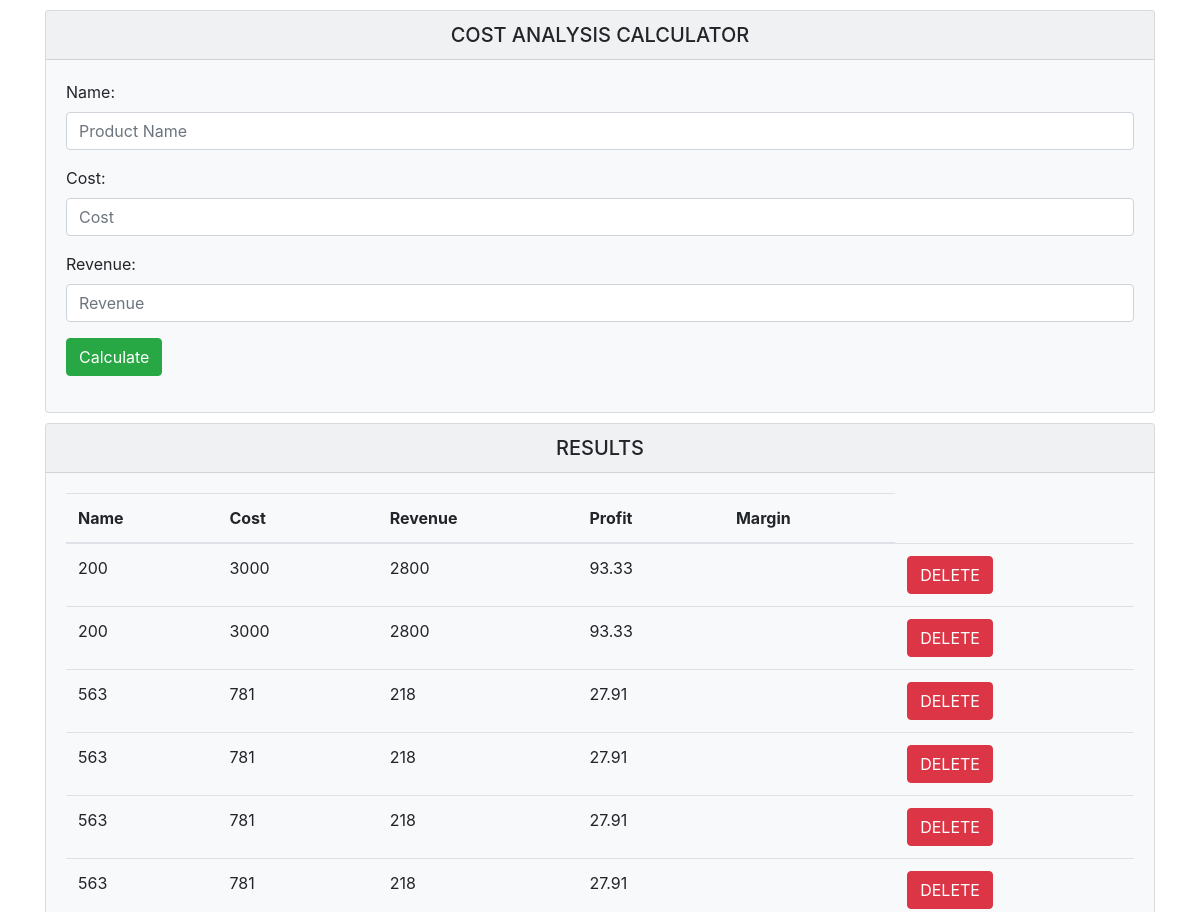
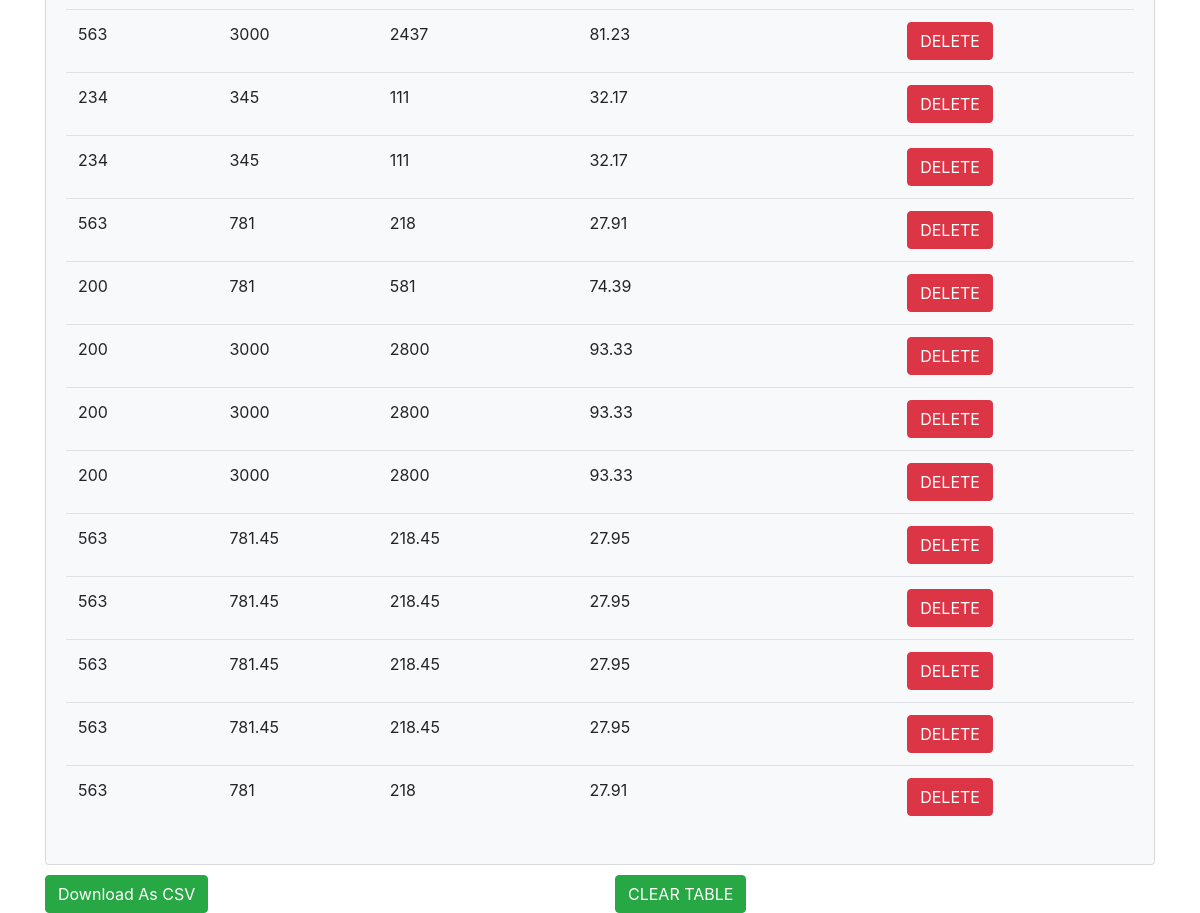
Before: / with the older database file (2 pictures, top to bottom).
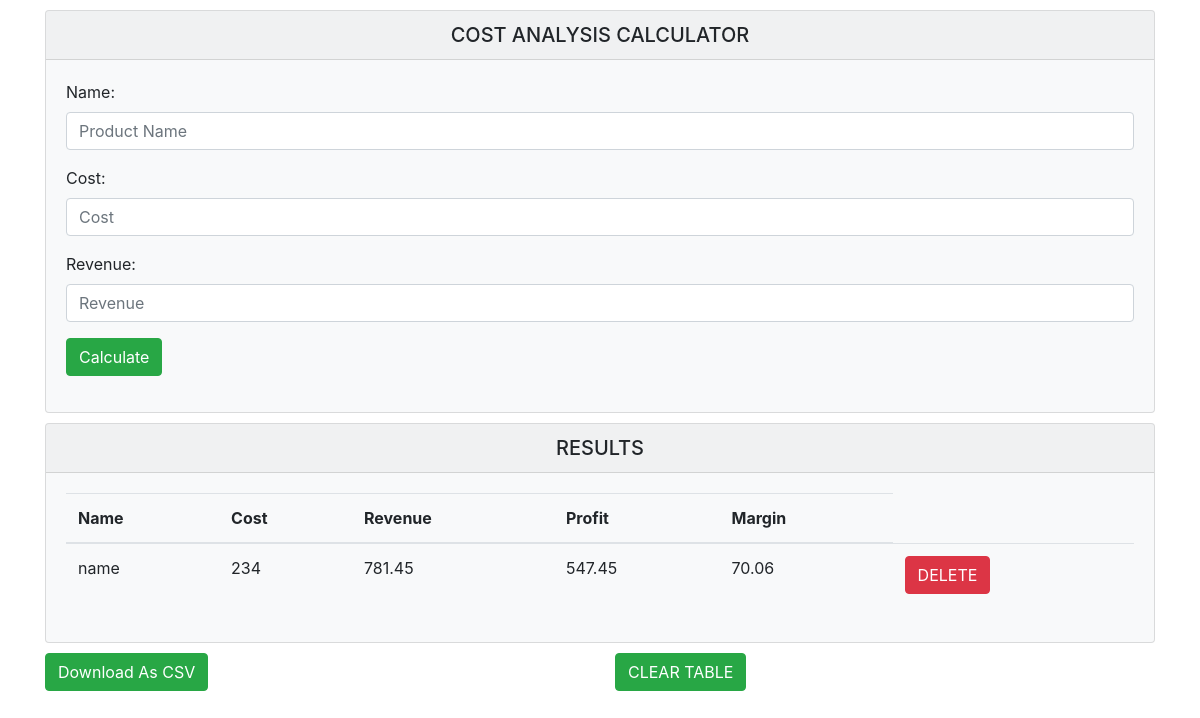
After: the same page with the newer database file.
### tables this page shows
CREATE TABLE calc (
				id INTEGER PRIMARY KEY,
				product text,
				cost integer,
				revenue integer,
				profit integer,
				margin integer);

### app.py (the view, shortened to what this page needs)
@app.route('/', methods=["GET", "POST"])
def home():
	conn = sqlite3.connect('calculations.db')
	c = conn.cursor()
	c.execute("""CREATE TABLE IF NOT EXISTS calc (
				id INTEGER PRIMARY KEY,
				product text,
				cost integer,
				revenue integer,
				profit integer,
				margin integer)""")
	c.execute("SELECT * FROM calc")
	items = c.fetchall()
	for item in items:
		print(item)
	conn.commit()
	conn.close()
	return render_template('index.html', items=items)

### templates/index.html (shortened to what this page needs)
{% extends 'base.html' %}
{% block body %}
<div class="container">
	<div class="row">
		<div class="col">
			<div class='card bg-light'>
				<div class='card-header text-center'>
					<h5>COST ANALYSIS CALCULATOR</h5>
				</div>
				<div class="card-body">
					<form action='/' method="post">
						<div class="form-group">
							<label for="Number One">Name:</label>
							<input class="form-control" type="text" placeholder="Product Name" name="product">
						</div>
						<div class="form-group">
							<label for="Number One">Cost:</label>
							<input class="form-control" type="text" placeholder="Cost" name="cost">
						</div>
						<div class="form-group">
							<label for="Number Two">Revenue:</label>
							<input class="form-control" type="text" placeholder="Revenue" name="revenue">
						</div>
						<div class="form-group">
							<input class='btn btn-success' type="submit" value="Calculate" name="submit">
						</div>
					</form>
				</div>
			</div>
		</div>
	</div>
	<div class="row">
		<div class="col">
			<div class='card bg-light'>
				<div class='card-header text-center'>
					<h5>RESULTS</h5>
				</div>
				<div class="card-body">
					<div class="table-responsive-lg">
						<table class="table">
							<thead>
								<tr>
									<th scope="col">Name</th>
									<th scope="col">Cost</th>
									<th scope="col">Revenue</th>
									<th scope="col">Profit</th>
									<th scope="col">Margin</th>
								</tr>
							</thead>
							<tbody>
								{% for item in items %}
								<tr>
									<td>{{ item[1] }}</td>
									<td>{{ item[2] }}</td>
									<td>{{ item[3] }}</td>
									<td>{{ item[4] }}</td>
									<td>{{ item[5] }}</td>
									<td>
											<a href="/delete?id={{ item[0] }}" class="btn btn-danger" value="Delete">DELETE</a>
									</td>
								</tr>
								{% endfor %}
							</tbody>
						</table>
					</div>
				</div>
			</div>
			<div class="row">
				<div class="col">
					<a class='btn btn-success' href="/data" download="margins.csv">Download As CSV</a>
				</div>
				<div class="col">
					<a class='btn btn-success' id="clearTable" href="#">CLEAR TABLE</a>
				</div>
			</div>
		</div>
	</div>
</div>
{% endblock %}

### templates/base.html (shortened to what this page needs)
<!DOCTYPE html>
<html>
<head>
	<link rel="stylesheet" href="https://stackpath.bootstrapcdn.com/bootstrap/4.3.1/css/bootstrap.min.css">
	<link rel="stylesheet" type="text/css" href="/static/style.css">
</head>
<body>
	{% block body %}{% endblock %}
</body>
</html>

### static/style.css (style rules this page uses)
h5 { margin: 0; }
.row { margin-top: 10px; }

Changed rows visible on the page:
removed calc: cost "200", revenue "3000", profit "2800", margin "93.33"
removed calc: cost "563", revenue "781", profit "218", margin "27.91"
removed calc: cost "563", revenue "781", profit "218", margin "27.91"
removed calc: cost "563", revenue "781", profit "218", margin "27.91"
removed calc: cost "563", revenue "781", profit "218", margin "27.91"
removed calc: cost "563", revenue "3000", profit "2437", margin "81.23"
removed calc: cost "234", revenue "345", profit "111", margin "32.17"
removed calc: cost "234", revenue "345", profit "111", margin "32.17"
removed calc: cost "563", revenue "781", profit "218", margin "27.91"
removed calc: cost "200", revenue "781", profit "581", margin "74.39"
removed calc: cost "200", revenue "3000", profit "2800", margin "93.33"
removed calc: cost "200", revenue "3000", profit "2800", margin "93.33"
removed calc: cost "200", revenue "3000", profit "2800", margin "93.33"
removed calc: cost "563", revenue "781.45", profit "218.45", margin "27.95"
removed calc: cost "563", revenue "781.45", profit "218.45", margin "27.95"
removed calc: cost "563", revenue "781.45", profit "218.45", margin "27.95"
removed calc: cost "563", revenue "781.45", profit "218.45", margin "27.95"
removed calc: cost "563", revenue "781", profit "218", margin "27.91"
changed calc: product "200" → "name"; cost "3000" → "234"; revenue "2800" → "781.45"; profit "93.33" → "547.45"; margin (not shown) → "70.06"
